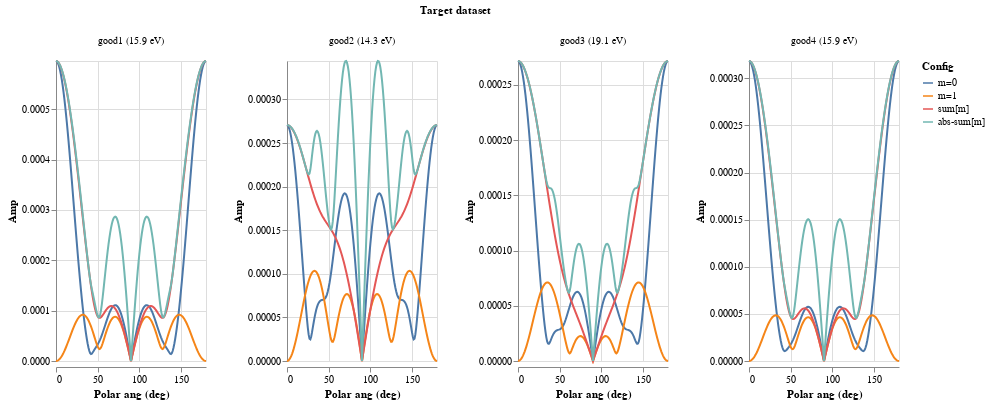

Notebook code for this chart:
### Code cell
def f(df: pd.DataFrame) -> pd.DataFrame:
    amps = df["Amp"].reset_index(level=0, drop=True)
    return pd.DataFrame({
        "m=0": amps["m=0"],
        "m=1": amps["m=1"],
        "sum[m]": amps["sum[m]"],
        "abs-sum[m]": amps["m=0"] + 2 * amps["m=1"],
#         "sum[m] / abs-sum[m]": amps["sum[m]"] / (amps["m=0"] + 2 * amps["m=1"]),
#         "m=1 / m=0": amps["m=1"] / amps["m=0"],
    })


flatten = (
    generated
    .set_index(["Target dataset", "Config", "Polar ang (deg)"])
    .groupby(["Target dataset"])
    .apply(f)
    .reset_index()
    .melt(id_vars=["Target dataset", "Polar ang (deg)"], var_name="Config", value_name="Amp")
    .replace({
        "good1": "good1 (15.9 eV)",
        "good2": "good2 (14.3 eV)",
        "good3": "good3 (19.1 eV)",
        "good4": "good4 (15.9 eV)",
    })
)

(
    alt.Chart(flatten).mark_line().encode(
        x="Polar ang (deg)",
        y=alt.Y("Amp", scale=alt.Scale(nice=False)),
        color=alt.Color("Config", scale=alt.Scale(domain=["m=0", "m=1", "sum[m]", "abs-sum[m]"])),
    )
    .properties(width=150)
    .facet(column="Target dataset")
    .resolve_scale(y="independent")
)

### Figure 1 — Vega-Lite specification as saved in the notebook (floating-point values rounded to 4 significant figures; data arrays with more than 128 entries replaced by an {"elided": "..."} marker saying what was removed)
{"$schema": "https://vega.github.io/schema/vega-lite/v2.6.0.json", "config": {"view": {"height": 300, "width": 400}}, "data": {"name": "data-e5856bc479ff959b5130e8258b07e6d9"}, "datasets": {"data-e5856bc479ff959b5130e8258b07e6d9": {"elided": "2896 records"}}, "facet": {"column": {"field": "Target dataset", "type": "nominal"}}, "resolve": {"scale": {"color": "shared", "x": "shared", "y": "independent"}}, "spec": {"encoding": {"color": {"field": "Config", "scale": {"domain": ["m=0", "m=1", "sum[m]", "abs-sum[m]"]}, "type": "nominal"}, "x": {"field": "Polar ang (deg)", "type": "quantitative"}, "y": {"field": "Amp", "scale": {"nice": false}, "type": "quantitative"}}, "mark": "line", "width": 150}}
